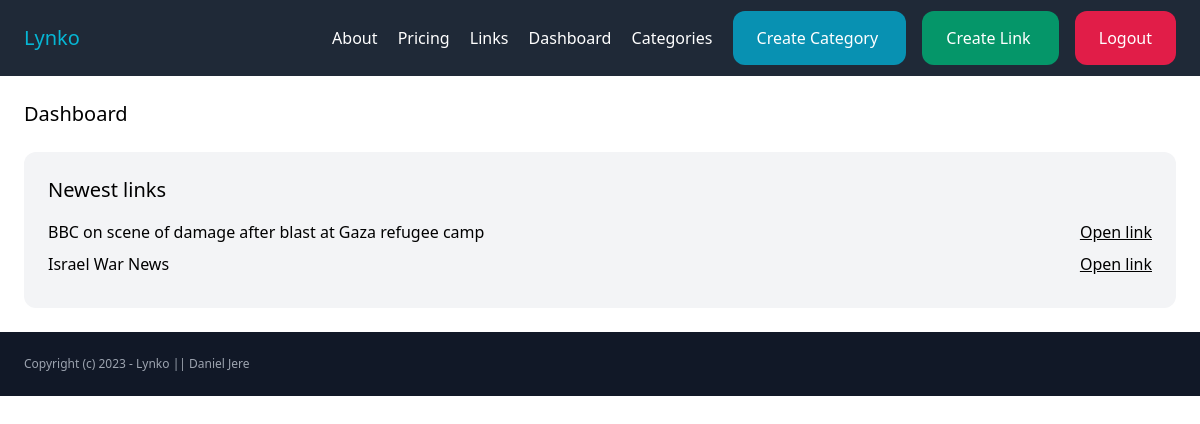
The page /dashboard/ (signed in) on the database its author committed.
### link/models.py (models this page shows)
class Link(models.Model):
    category = models.ForeignKey(Category, related_name='links', on_delete=models.CASCADE)
    name = models.CharField(max_length=255)
    description = models.TextField(blank=True, null=True)
    url = models.CharField(max_length=255)
    created_by = models.ForeignKey(User, related_name='links', on_delete=models.CASCADE)
    created_at = models.DateTimeField(auto_now_add=True)
    class Meta:
        ordering = ('-created_at',)

### dashboard/views.py (the view)
# urls.py: path('', views.dashboard,name='dashboard'),
@login_required
def dashboard(request):
    newest_links = Link.objects.filter(created_by=request.user)[0:5]
    return render(request, 'dashboard/dashboard.html', {
        'newest_links': newest_links
    })

### dashboard/templates/dashboard/dashboard.html (shortened to what this page needs)
{% extends 'core/base.html' %}
{% block content %}
    <h1 class="mb-6 text-xl">Dashboard</h1>
    <div class="p-6 bg-gray-100 rounded-xl">
        <h2 class="mb-4 text-xl">Newest links</h2>
        {% for link in newest_links %}
            <div class="mb-2 flex justify-between items-center">
                <p>{{ link.name }}</p>
                <a href="{{ link.url }}" class="underline" target="_blank">Open link</a>
            </div>
        {% endfor %}
    </div>
{% endblock %}

### rows shown on the page
Link: name "BBC on scene of damage after blast at Gaza refugee camp"
Link: name "Israel War News"
